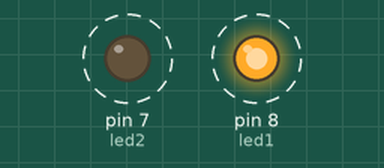
Simulated run of this sketch. Board: Arduino Uno, built with avr-gcc and run on an emulated ATmega328P. Shown: output pins drawn as LEDs (lit = HIGH). Dashed ring = blinking.

Above: at 0.2 s.
Timing chart, 0 to 3.0 s (numbered marks = the images above):
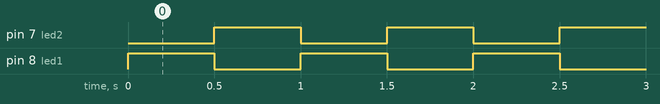

The sketch:

sketch_sep04a.ino
```cpp
int led1 = 8;
int led2 = 7;
void setup() {
  // put your setup code here, to run once:
  pinMode(led1,OUTPUT);
  pinMode(led2,OUTPUT);
}

void loop() {
  /*digitalWrite(led1,HIGH);
  delay(390);
  digitalWrite(led2,HIGH);
  delay(100);
  digitalWrite(led1,LOW);
  delay(390);
  digitalWrite(led2,LOW);
  delay(100);*/
  digitalWrite(led1,HIGH);
  digitalWrite(led2,LOW);
  delay(500);
  digitalWrite(led1,LOW);
  digitalWrite(led2,HIGH);
  delay(500);

  // put your main code here, to run repeatedly:

}
```

Measured:
- by itself, pin 7 (led2), pin 8 (led1): alternates HIGH for 0.50 s and LOW for 0.50 s
